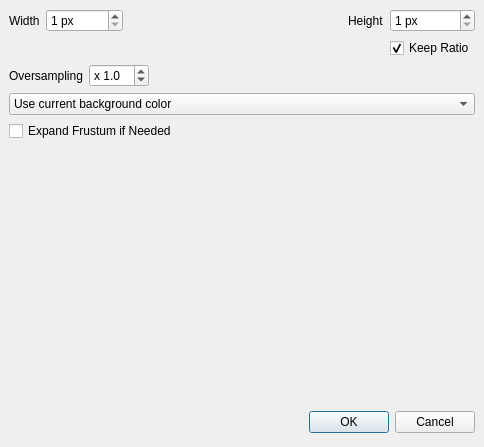
<?xml version="1.0" encoding="UTF-8"?>
<ui version="4.0">
 <class>ImageInterface</class>
 <widget class="QDialog" name="ImageInterface">
  <property name="geometry">
   <rect>
    <x>0</x>
    <y>0</y>
    <width>484</width>
    <height>447</height>
   </rect>
  </property>
  <property name="windowTitle">
   <string>Image Settings</string>
  </property>
  <layout class="QVBoxLayout">
   <property name="spacing">
    <number>6</number>
   </property>
   <property name="leftMargin">
    <number>9</number>
   </property>
   <property name="topMargin">
    <number>9</number>
   </property>
   <property name="rightMargin">
    <number>9</number>
   </property>
   <property name="bottomMargin">
    <number>9</number>
   </property>
   <item>
    <layout class="QGridLayout" name="gridLayout">
     <property name="leftMargin">
      <number>0</number>
     </property>
     <property name="topMargin">
      <number>0</number>
     </property>
     <property name="rightMargin">
      <number>0</number>
     </property>
     <property name="bottomMargin">
      <number>0</number>
     </property>
     <item row="0" column="4">
      <widget class="QSpinBox" name="imgHeight">
       <property name="toolTip">
        <string>Height of the image (in pixels)</string>
       </property>
       <property name="suffix">
        <string> px</string>
       </property>
       <property name="minimum">
        <number>1</number>
       </property>
       <property name="maximum">
        <number>32000</number>
       </property>
      </widget>
     </item>
     <item row="0" column="1">
      <widget class="QSpinBox" name="imgWidth">
       <property name="toolTip">
        <string>Width of the image (in pixels)</string>
       </property>
       <property name="suffix">
        <string> px</string>
       </property>
       <property name="minimum">
        <number>1</number>
       </property>
       <property name="maximum">
        <number>32000</number>
       </property>
      </widget>
     </item>
     <item row="0" column="0">
      <widget class="QLabel" name="label_2">
       <property name="text">
        <string>Width</string>
       </property>
      </widget>
     </item>
     <item row="0" column="2">
      <spacer>
       <property name="orientation">
        <enum>Qt::Horizontal</enum>
       </property>
       <property name="sizeHint" stdset="0">
        <size>
         <width>20</width>
         <height>22</height>
        </size>
       </property>
      </spacer>
     </item>
     <item row="0" column="3">
      <widget class="QLabel" name="label_3">
       <property name="text">
        <string>Height</string>
       </property>
      </widget>
     </item>
     <item row="1" column="4">
      <widget class="QCheckBox" name="ratioCheckBox">
       <property name="text">
        <string>Keep Ratio</string>
       </property>
       <property name="checked">
        <bool>true</bool>
       </property>
      </widget>
     </item>
    </layout>
   </item>
   <item>
    <layout class="QHBoxLayout">
     <property name="spacing">
      <number>6</number>
     </property>
     <property name="leftMargin">
      <number>0</number>
     </property>
     <property name="topMargin">
      <number>0</number>
     </property>
     <property name="rightMargin">
      <number>0</number>
     </property>
     <property name="bottomMargin">
      <number>0</number>
     </property>
     <item>
      <widget class="QLabel" name="label">
       <property name="text">
        <string>Oversampling</string>
       </property>
      </widget>
     </item>
     <item>
      <widget class="QDoubleSpinBox" name="oversampling">
       <property name="toolTip">
        <string>Antialiases image (when larger than 1.0)</string>
       </property>
       <property name="prefix">
        <string>x </string>
       </property>
       <property name="decimals">
        <number>1</number>
       </property>
       <property name="minimum">
        <double>0.100000000000000</double>
       </property>
       <property name="maximum">
        <double>64.000000000000000</double>
       </property>
       <property name="singleStep">
        <double>1.000000000000000</double>
       </property>
       <property name="value">
        <double>1.000000000000000</double>
       </property>
      </widget>
     </item>
     <item>
      <spacer>
       <property name="orientation">
        <enum>Qt::Horizontal</enum>
       </property>
       <property name="sizeHint" stdset="0">
        <size>
         <width>40</width>
         <height>20</height>
        </size>
       </property>
      </spacer>
     </item>
    </layout>
   </item>
   <item>
    <widget class="QComboBox" name="color_comboBox">
     <item>
      <property name="text">
       <string>Use current background color</string>
      </property>
     </item>
     <item>
      <property name="text">
       <string>Use transparent background</string>
      </property>
     </item>
     <item>
      <property name="text">
       <string>Choose background color</string>
      </property>
     </item>
    </widget>
   </item>
   <item>
    <widget class="QCheckBox" name="expandFrustum">
     <property name="toolTip">
      <string>When image aspect ratio differs from viewer's one, expand frustum as needed. Fits inside current frustum otherwise.</string>
     </property>
     <property name="text">
      <string>Expand Frustum if Needed</string>
     </property>
    </widget>
   </item>
   <item>
    <spacer>
     <property name="orientation">
      <enum>Qt::Vertical</enum>
     </property>
     <property name="sizeHint" stdset="0">
      <size>
       <width>20</width>
       <height>16</height>
      </size>
     </property>
    </spacer>
   </item>
   <item>
    <layout class="QHBoxLayout">
     <property name="spacing">
      <number>6</number>
     </property>
     <property name="leftMargin">
      <number>0</number>
     </property>
     <property name="topMargin">
      <number>0</number>
     </property>
     <property name="rightMargin">
      <number>0</number>
     </property>
     <property name="bottomMargin">
      <number>0</number>
     </property>
     <item>
      <spacer>
       <property name="orientation">
        <enum>Qt::Horizontal</enum>
       </property>
       <property name="sizeHint" stdset="0">
        <size>
         <width>131</width>
         <height>31</height>
        </size>
       </property>
      </spacer>
     </item>
     <item>
      <widget class="QPushButton" name="okButton">
       <property name="text">
        <string>OK</string>
       </property>
      </widget>
     </item>
     <item>
      <widget class="QPushButton" name="cancelButton">
       <property name="text">
        <string>Cancel</string>
       </property>
      </widget>
     </item>
    </layout>
   </item>
  </layout>
 </widget>
 <resources/>
 <connections>
  <connection>
   <sender>okButton</sender>
   <signal>clicked()</signal>
   <receiver>ImageInterface</receiver>
   <slot>accept()</slot>
   <hints>
    <hint type="sourcelabel">
     <x>135</x>
     <y>184</y>
    </hint>
    <hint type="destinationlabel">
     <x>96</x>
     <y>254</y>
    </hint>
   </hints>
  </connection>
  <connection>
   <sender>cancelButton</sender>
   <signal>clicked()</signal>
   <receiver>ImageInterface</receiver>
   <slot>reject()</slot>
   <hints>
    <hint type="sourcelabel">
     <x>226</x>
     <y>184</y>
    </hint>
    <hint type="destinationlabel">
     <x>179</x>
     <y>282</y>
    </hint>
   </hints>
  </connection>
 </connections>
</ui>
